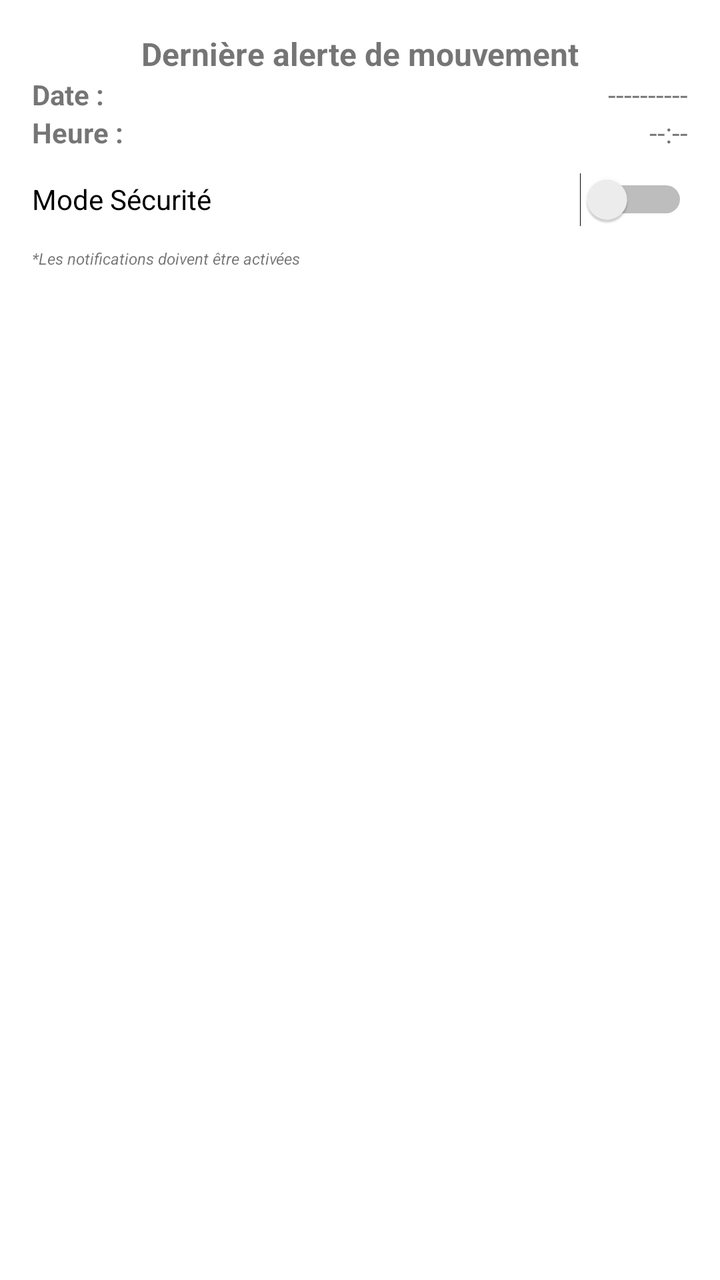
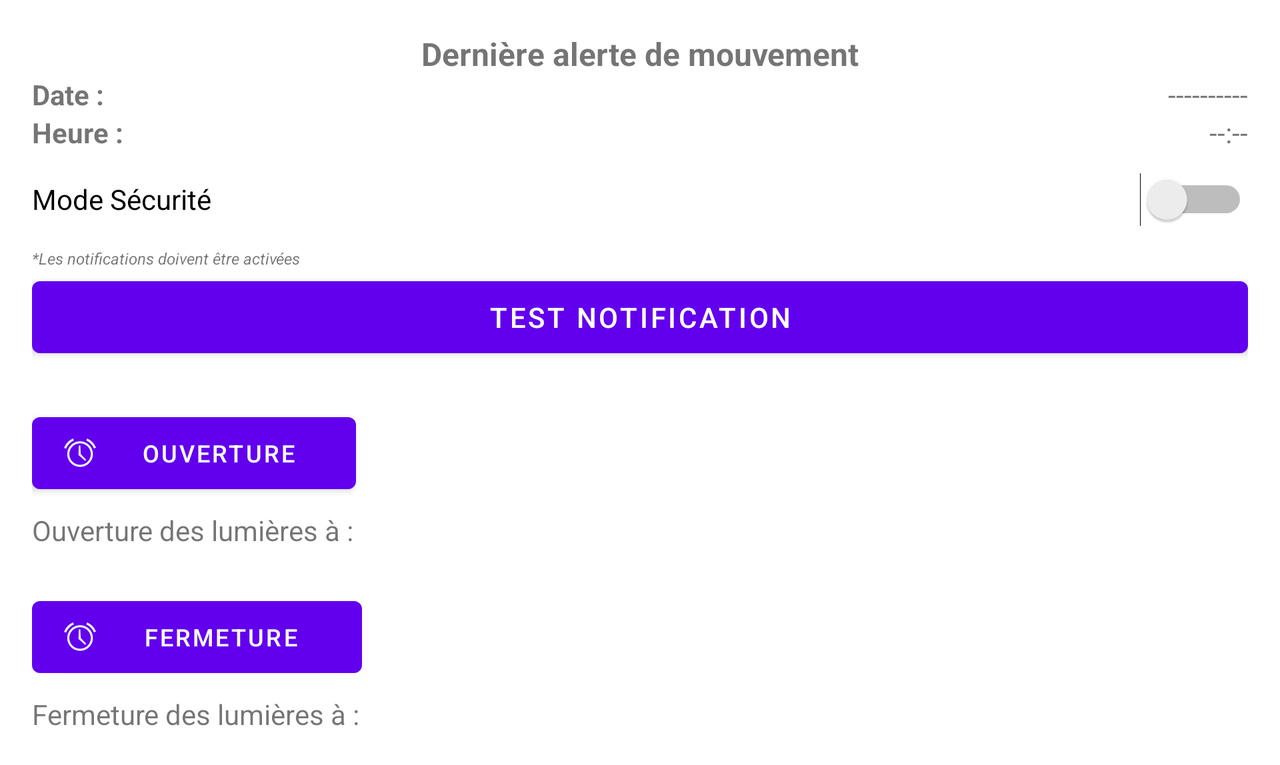

The same Android screen from two of the app's own layout files: first res/layout/ as a phone draws it, then the repository's variant for another configuration, drawn on a device whose configuration selects that folder. Both files follow.
<!-- AndroidManifest.xml: application theme Theme.MaisonConnectée -->
<!-- res/layout/activity_main.xml -->
<?xml version="1.0" encoding="utf-8"?>
<LinearLayout xmlns:android="http://schemas.android.com/apk/res/android"
    xmlns:app="http://schemas.android.com/apk/res-auto"
    xmlns:tools="http://schemas.android.com/tools"
    android:layout_width="match_parent"
    android:layout_height="match_parent"
    android:orientation="vertical"
    android:paddingBottom="16dp"
    android:paddingTop="16dp"
    android:paddingLeft="16dp"
    android:paddingRight="16dp"
    tools:context=".MainActivity">

    <TextView
        android:id="@+id/TitreMouvement"
        android:layout_width="match_parent"
        android:layout_height="wrap_content"
        android:layout_weight="0"
        android:text="Dernière alerte de mouvement"
        android:textAlignment="center"
        android:textSize="16sp"
        android:textStyle="bold" />

    <LinearLayout
        android:layout_width="match_parent"
        android:layout_height="wrap_content"
        android:layout_weight="0"
        android:orientation="horizontal">

        <TextView
            android:id="@+id/DateLabel"
            android:layout_width="match_parent"
            android:layout_height="wrap_content"
            android:layout_weight="1"
            android:text="Date : "
            android:textStyle="bold" />

        <TextView
            android:id="@+id/DateContenu"
            android:layout_width="match_parent"
            android:layout_height="wrap_content"
            android:layout_weight="1"
            android:text="----------"
            android:textAlignment="textEnd" />
    </LinearLayout>

    <LinearLayout
        android:layout_width="match_parent"
        android:layout_height="wrap_content"
        android:layout_weight="0"
        android:orientation="horizontal">

        <TextView
            android:id="@+id/HeureLabel"
            android:layout_width="match_parent"
            android:layout_height="wrap_content"
            android:layout_weight="1"
            android:text="Heure : "
            android:textStyle="bold" />

        <TextView
            android:id="@+id/HeureContenu"
            android:layout_width="match_parent"
            android:layout_height="wrap_content"
            android:layout_weight="1"
            android:text="--:--"
            android:textAlignment="textEnd" />
    </LinearLayout>

    <Switch
        android:id="@+id/switchSecurite"
        android:layout_width="match_parent"
        android:layout_height="wrap_content"
        android:layout_weight="0"
        android:minHeight="48dp"
        android:text="Mode Sécurité" />

    <TextView
        android:id="@+id/infoNotif"
        android:layout_width="match_parent"
        android:layout_height="wrap_content"
        android:text="*Les notifications doivent être activées"
        android:textSize="8sp"
        android:textStyle="italic" />

</LinearLayout>
<!-- resources referenced by this layout -->
<resources>
  <style name="Theme.MaisonConnectée" parent="Theme.MaterialComponents.DayNight.DarkActionBar">
          
          <item name="colorPrimary">@color/purple_500</item>
          <item name="colorPrimaryVariant">@color/purple_700</item>
          <item name="colorOnPrimary">@color/white</item>
          
          <item name="colorSecondary">@color/teal_200</item>
          <item name="colorSecondaryVariant">@color/teal_700</item>
          <item name="colorOnSecondary">@color/black</item>
          
          <item name="android:statusBarColor">?attr/colorPrimaryVariant</item>
          
      </style>
</resources>
<!-- res/layout-land/activity_main.xml (the repository's variant of the layout above) -->
<!-- drawn on the phone turned sideways -->
<?xml version="1.0" encoding="utf-8"?>
<ScrollView xmlns:android="http://schemas.android.com/apk/res/android"
    xmlns:app="http://schemas.android.com/apk/res-auto"
    xmlns:tools="http://schemas.android.com/tools"
    android:layout_width="match_parent"
    android:layout_height="match_parent"
    android:fillViewport="true">

    <LinearLayout
        android:layout_width="match_parent"
        android:layout_height="wrap_content"
        android:orientation="vertical"
        android:paddingBottom="16dp"
        android:paddingTop="16dp"
        android:paddingLeft="16dp"
        android:paddingRight="16dp"
        tools:context=".MainActivity">

    <TextView
        android:id="@+id/TitreMouvement"
        android:layout_width="match_parent"
        android:layout_height="wrap_content"
        android:layout_weight="0"
        android:text="Dernière alerte de mouvement"
        android:textAlignment="center"
        android:textSize="16sp"
        android:textStyle="bold" />

    <LinearLayout
        android:layout_width="match_parent"
        android:layout_height="wrap_content"
        android:layout_weight="0"
        android:orientation="horizontal">

        <TextView
            android:id="@+id/DateLabel"
            android:layout_width="match_parent"
            android:layout_height="wrap_content"
            android:layout_weight="1"
            android:text="Date : "
            android:textStyle="bold" />

        <TextView
            android:id="@+id/DateContenu"
            android:layout_width="match_parent"
            android:layout_height="wrap_content"
            android:layout_weight="1"
            android:text="----------"
            android:textAlignment="textEnd" />
    </LinearLayout>

    <LinearLayout
        android:layout_width="match_parent"
        android:layout_height="wrap_content"
        android:layout_weight="0"
        android:orientation="horizontal">

        <TextView
            android:id="@+id/HeureLabel"
            android:layout_width="match_parent"
            android:layout_height="wrap_content"
            android:layout_weight="1"
            android:text="Heure : "
            android:textStyle="bold" />

        <TextView
            android:id="@+id/HeureContenu"
            android:layout_width="match_parent"
            android:layout_height="wrap_content"
            android:layout_weight="1"
            android:text="--:--"
            android:textAlignment="textEnd" />
    </LinearLayout>

    <Switch
        android:id="@+id/switchSecurite"
        android:layout_width="match_parent"
        android:layout_height="wrap_content"
        android:layout_weight="0"
        android:minHeight="48dp"
        android:text="Mode Sécurité" />

    <TextView
        android:id="@+id/infoNotif"
        android:layout_width="match_parent"
        android:layout_height="wrap_content"
        android:text="*Les notifications doivent être activées"
        android:textSize="8sp"
        android:textStyle="italic" />

    <Button
        android:id="@+id/button"
        android:layout_width="match_parent"
        android:layout_height="wrap_content"
        android:layout_weight="0"
        android:text="Test notification" />

    <Button
        android:id="@+id/boutonChoixOuvertureDialog"
        android:layout_width="162dp"
        android:layout_height="wrap_content"
        android:layout_marginTop="20dp"
        android:text="Ouverture"
        android:textSize="12sp"
        app:icon="@android:drawable/ic_lock_idle_alarm" />

    <TextView
        android:id="@+id/ouvertureLumiereTextView"
        android:layout_width="match_parent"
        android:layout_height="wrap_content"
        android:layout_marginTop="5dp"
        android:layout_marginBottom="20dp"
        android:layout_weight="0"
        android:text="Ouverture des lumières à :" />

    <Button
        android:id="@+id/boutonChoixFermetureDialog"
        android:layout_width="165dp"
        android:layout_height="wrap_content"
        android:layout_weight="0"
        android:text="Fermeture"
        android:textSize="12sp"
        app:icon="@android:drawable/ic_lock_idle_alarm" />

    <TextView
        android:id="@+id/fermetureLumiereTextView"
        android:layout_width="match_parent"
        android:layout_height="wrap_content"
        android:layout_marginTop="5dp"
        android:layout_weight="0"
        android:text="Fermeture des lumières à :" />

    </LinearLayout>
</ScrollView>
